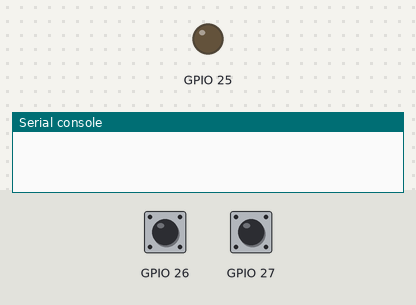
A program run on a simulated ESP32 board running MicroPython. Shown: output pins drawn as LEDs (lit = HIGH), the last lines printed to the serial console. The test bench sets the inputs (shaded band); at power-on: GPIO 27 HIGH, GPIO 26 HIGH. WiFi joins after 1.5 s; no MQTT or app messages arrive unless stated.

Above: at 11.3 s.
11.4 s: GPIO 27 pulled LOW for 0.15 s
At 12.7 s:
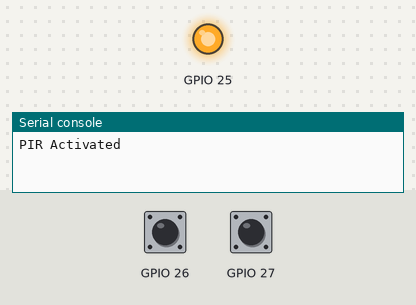
13.0 s: GPIO 26 pulled LOW for 0.15 s
At 13.4 s:
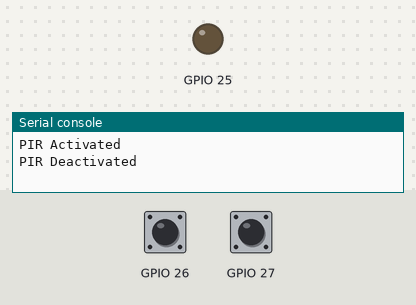
14.6 s: GPIO 27 pulled LOW for 1 s
At 16.6 s:
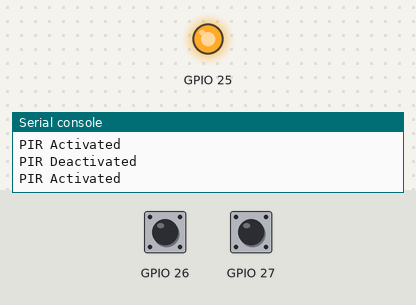
17.1 s: GPIO 26 pulled LOW for 1 s
At 17.7 s:
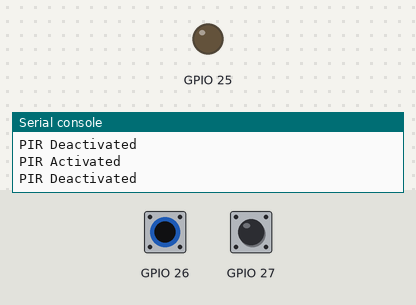
Timing chart, 0 to 20.1 s (numbered marks = the images above; inputs shaded):
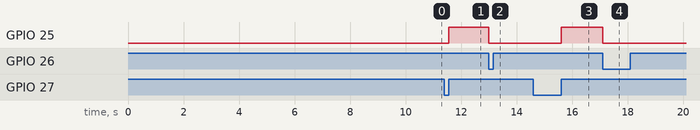

Measured:
- after the input at 11.4 s, GPIO 25: LOW → HIGH after 0.15 s
- after the input at 13.0 s, GPIO 25: HIGH → LOW at once
- after the input at 14.6 s, GPIO 25: LOW → HIGH after 1.0 s
- after the input at 17.1 s, GPIO 25: HIGH → LOW at once

The program:

mqtt_pir.py
```python
from time import sleep
from simple import MQTTClient
from pir_sensor import pirClass
from led_handler import ledClass
from machine import Pin
import network

SSID = ""
PASS = ""
station = network.WLAN(network.STA_IF)
station.active(True)
station.connect(SSID, PASS)

sleep(10)
SERVER = ''  # MQTT Server Address (Change to the IP address of your Pi)
CLIENT_ID = 'ESP32_PIR_Sensor'
TOPIC = b'pir/movement'

client = MQTTClient(CLIENT_ID, SERVER)
client.connect()   # Connect to MQTT broker

pirRising = pirClass(27)
pirFalling = pirClass(26)
led1 = ledClass(25)

#Function using interupts
def pirIRQ ():
  pirRising.pir.irq(trigger = Pin.IRQ_RISING, handler = pirInterruptRising)

  pirFalling.pir.irq(trigger = Pin.IRQ_FALLING, handler = pirInterruptFalling)

#Interrupt when pir activated
def pirInterruptRising(pin):
	led1.ledOn()
	msg = 'PIR Activated'
	client.publish(TOPIC, msg)  # Publish sensor data to MQTT topic
	print(msg)
#Interrupt when pir deactivates
def pirInterruptFalling(pin):
	led1.ledOff()
	msg = 'PIR Deactivated'
	client.publish(TOPIC, msg)  # Publish sensor data to MQTT topic
	print(msg)

pirIRQ()
```

pir_sensor.py
```python
from machine import Pin
#Imports dictionary that defines what pins can be used for inputs
from gpioDicts import inputsDict
'''
PIR sensor driver Interface

init:
pushSwitch(input pin number)

external methods:
movementDeteced(no args) - checks state of pin, if high then returns true

NOTE: Only pins in the inputsDict can be assigned for inputs
'''


class pirClass:
  def __init__(self, pin):
    self.pin = pin

    try:
      #check if pin is available for input by checking dictionary of GPIOs
      if pin in inputsDict :
        self.pir = Pin(pin,Pin.IN,Pin.PULL_UP)
      else:
        raise OSError
    except OSError:
      print('GPIO', pin,'not suitable for Input')
      print('Choose from:', inputsDict)

  def movementDetected(self):
    movement = False
    if self.pir.value() == 1:
      movement = True
    return movement
```

led_handler.py
```python
from machine import Pin
#Imports dictionary that defines what pins can be used for outputs
from gpioDicts import outputsDict

import utime as time

'''
LED Interface

init:
ledClass(output pin number)

external methods:
ledOn(no args) - sets pin for led object to High
ledOff(no args) - sets pin for led object to Low
ledBlink(time interval) - turns on then off led with a defined time interval
blinkHanlder(pin) - interrupt handler to activate ledBlink

NOTE: Only pins in the outputsDict can be assigned for leds
'''

class ledClass:
  def __init__ (self, pin):
    self.pin = pin

    try:
      #check if pin is available for LED by checking dictionary of GPIOs
      if pin in outputsDict :
        self.led = Pin(pin,Pin.OUT,Pin.PULL_UP)
        self.ledOff()
      else:
        raise OSError
    except OSError:
      print('GPIO', pin,'not suitable for Input')
      print('Choose from:', outputsDict)

  def ledOn(self):
    self.led.value(1)

  def ledOff(self):
    self.led.value(0)

  def ledChange(self):
    if self.led.value() == 0:
      self.led.value(1)
    else:
      self.led.value(0)

  def ledBlink(self, interval):
    self.led.value(1)
    time.sleep(interval)
    self.led.value(0)
    time.sleep(interval)

  def blinkHandler(self,pinObj):
    self.ledBlink(0.5)
```

gpioDicts.py
```python
#Available OUTPUT pins on ESP32
outputsDict = [2,4,5,12,13,14,15,16,17,18,19,21,22,23,25,26,27,32,33]

#Available INPUT pins on ESP32
inputsDict = [2,4,5,13,14,15,16,17,18,19,21,22,23,25,26,27,32,33,34,35,36,39]

#Available ADC pins on ESP32
adcDict = [32,33,34,35,36,39]
```
